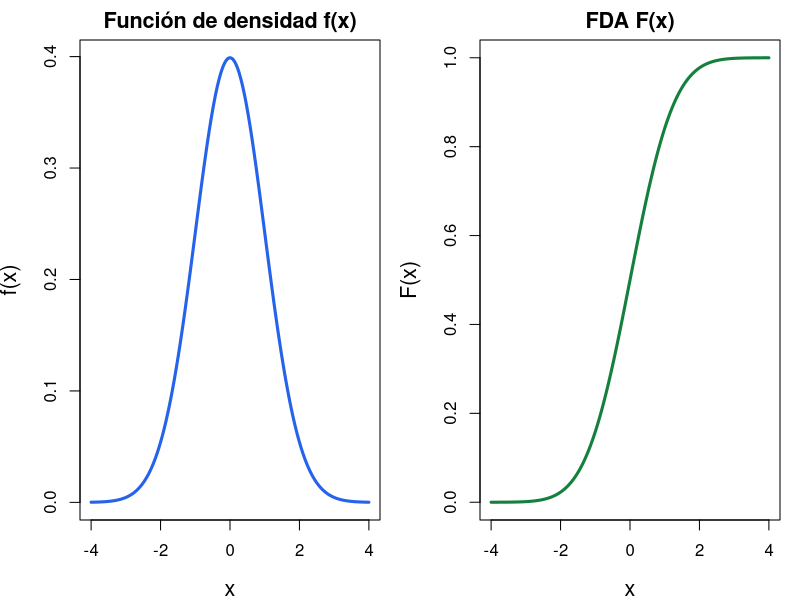

The R script that drew this image:
## ---- chunk 1
#| echo: false
#| fig-width: 9
#| fig-height: 4.5
#| fig-align: center

# FDP de una Normal estándar
x <- seq(-4, 4, length = 1000)
y <- dnorm(x, mean = 0, sd = 1)

par(mfrow = c(1,2), mar = c(4,4,2,1))

# FDP
plot(x, y, type = "l", lwd = 3, col = "#2563eb",
     main = "Función de densidad f(x)",
     xlab = "x", ylab = "f(x)",
     cex.lab = 1.3, cex.main = 1.3)

# FDA
plot(x, pnorm(x), type = "l", lwd = 3, col = "#15803d",
     main = "FDA F(x)",
     xlab = "x", ylab = "F(x)",
     cex.lab = 1.3, cex.main = 1.3)
